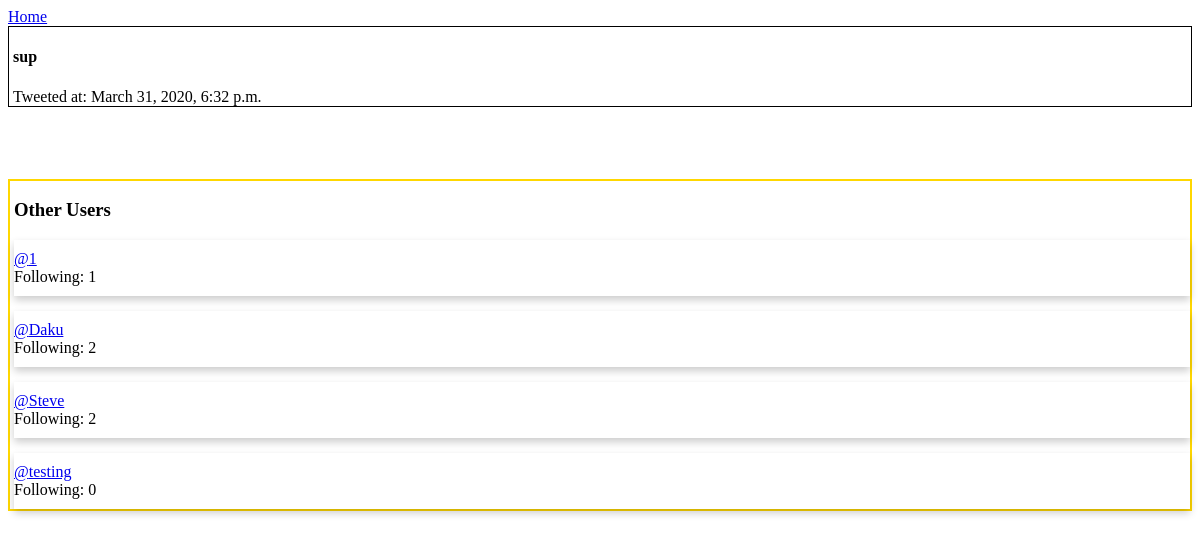
The page /tweet/13 on the database its author committed.
### tweet/models.py (models this page shows, shortened)
class Tweet(models.Model):
    body = models.CharField(max_length=140)
    time = models.DateTimeField(default=timezone.now)
    twitter_user = models.ForeignKey(TwitterUser, default=None,
                                     on_delete=models.CASCADE)

### twitteruser/models.py (models this page shows)
class TwitterUser(AbstractUser):
    followers = models.ManyToManyField(
        'self',
        symmetrical=False,
        related_name='twitter_followers'
    )
    following = models.ManyToManyField(
        'self',
        symmetrical=False,
        related_name='twitter_following'
    )

### tweet/views.py (the view)
# urls.py: path('tweet/<int:tweet_id>', views.tweet_detail_view, name='tview'),
def tweet_detail_view(request, tweet_id):
    tweet = None
    users = None
    try:
        users = TwitterUser.objects.all()
        tweet = Tweet.objects.get(id=tweet_id)
    except Exception:
        return HttpResponseRedirect(reverse('home'))
    return render(request, 'detail.html', {
        'tweet': tweet,
        'users': users,
    })

### tweet/templates/detail.html (shortened to what this page needs)
{% load static %}
    <link href='{% static "css/index.css" %}' rel='stylesheet' />
                <a href="/">
                    Home
                </a>
                <div style="border: 1px black solid; padding-left: 4px;">
                    <h4>{{ tweet.body }} </h4>
                        Tweeted at:
                    {{tweet.time}}
                </div>
        <div style="border: 2px gold solid; padding-left: 4px;">
            <h3>Other Users</h3>
            {% for user in users %}
                {% if user.id != request.user.id %}
                    <a href="/user/{{user.id}}" />
                        <div class="card user-container">
                            <header>
                                @{{user.username}}
                            </header></a>
                            <footer>
                               Following: {{user.following.count}}
                            </footer>
                        </div>
                {% endif %}
            {% endfor %}
        </div>

### tweet/static/css/index.css (style rules this page uses)
.card { margin-top: 15px; background: white; box-shadow: 0 4px 8px 0 rgba(0, 0, 0, 0.2); transition: 0.3s; }
.user-container { background: white; padding: 10px 0; }

### rows shown on the page
Tweet: body "sup", time "March 31, 2020, 6:32 p.m."
TwitterUser: username "1", following.count "1"
TwitterUser: username "Daku", following.count "2"
TwitterUser: username "Steve", following.count "2"
TwitterUser: username "testing", following.count "0"
